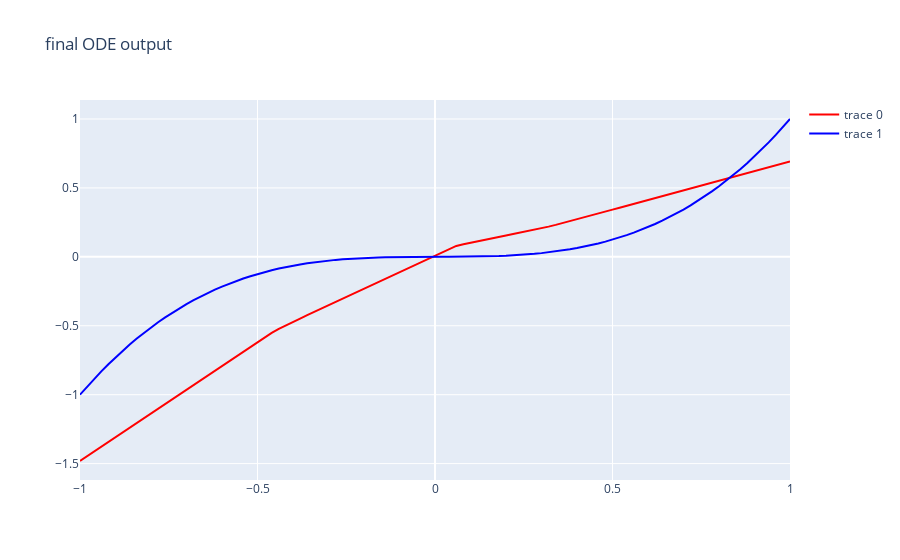
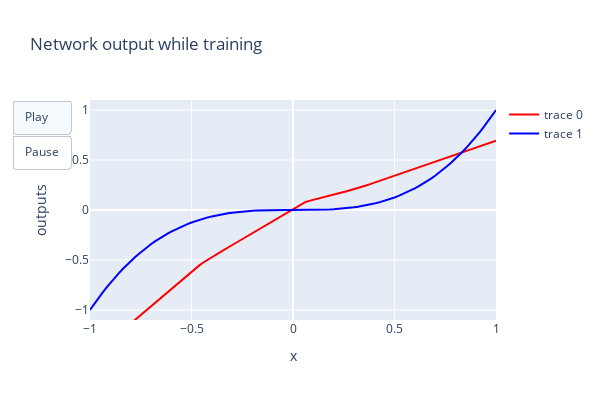

The notebook cell saved with these charts, in order:
### Code cell
# Set parameters
method = 'dopri5'
data_size = 101
batch_time = 2
batch_size = 101
niters = 20
test_freq = 2
gpu = 0
adjoint = False
lr = 1e-3

# Import ODE integrator depending on whether adjoint is set to true
# Using the adjoint seems to be the point of the Neural ODEs paper, and avoids 
# backpropogating through the ODE solver, according to the github readme?
# Their adjoint method requires that the function for the derivative be implemented 
# as a torch.nn.Module whereas their general method works for any python callable.
if adjoint:
    from torchdiffeq import odeint_adjoint as odeint
else:
    from torchdiffeq import odeint

# Specify GPU if available, CPU otherwise
device = torch.device('cuda:' + str(gpu) if torch.cuda.is_available() else 'cpu')

# Create batch of samples of initial values, times, and trajectories (input-output pairs)
def get_batch():
    s = torch.from_numpy(np.random.choice(np.arange(data_size, dtype=np.int64), batch_size, replace=False))
    batch_y0 = x[s]
    batch_t = torch.Tensor(np.arange(2))
    batch_y = torch.stack([x[s], y[s]], dim=0)
    return batch_y0.to(device), batch_t.to(device), batch_y.to(device)

# Neural net to learn function dynamics
class ODEFunc(nn.Module):
    def __init__(self):
        super(ODEFunc, self).__init__()
        self.net = nn.Sequential(
            nn.Linear(1, 5),
            nn.ReLU(),
            nn.Linear(5, 1),
        )

        for m in self.net.modules():
            if isinstance(m, nn.Linear):
                nn.init.normal_(m.weight, mean=0, std=1)
                nn.init.constant_(m.bias, val=0.1)

    def forward(self, t, y):
        return self.net(y)
    
# # Plot initial network output
# go.Figure(
#     go.Scatter(x=x[:, 0], y=ODEFunc()(x, x).detach()[:, 0], line_color='red'), 
#     dict(title="Initial network output")
# ).show()

# Pass function to GPU, attach optimiser
func = ODEFunc().to(device)
optimizer = optim.RMSprop(func.parameters(), lr=lr)

# Plot initial ODE output
t = torch.Tensor(np.arange(2)).to(device)
ode_out = odeint(func, x.to(device), t).cpu().detach().numpy()[1, :][:, 0]
data = [
    go.Scatter(x=x[:, 0], y=ode_out, line_color='red'), 
    go.Scatter(x=x[:, 0], y=y[:, 0], line_color='blue')
]
go.Figure(data, dict(title="Initial ODE output")).show()

data_list = [data]

# Loop over iterations using the differential equation solver (integrator) to
# predict the output using the neural network derivative function, getting the loss, and
# back-propogating the gradient through the ODE solver to the neural net - 
# that's all there is to it
for itr in range(1,  niters + 1):
    optimizer.zero_grad()
    batch_y0, batch_t, batch_y = get_batch()
    pred_y = odeint(func, batch_y0, t).to(device)
    loss = torch.mean(torch.abs(pred_y - batch_y))
    loss.backward()
    optimizer.step()

    if itr %  test_freq == 1:
        with torch.no_grad():
            # Save ODE output for animation
            ode_out = odeint(func, x.to(device), t).cpu().detach().numpy()[1, :][:, 0]
            data_list = data_list + [[
                go.Scatter(x=x[:, 0], y=ode_out, line_color='red'), 
                go.Scatter(x=x[:, 0], y=y[:, 0], line_color='blue')
            ]]

# Plot final network output
# go.Figure(
#     go.Scatter(x=x[:, 0], y=ODEFunc()(x, x).detach()[:, 0], line_color='red'), 
#     dict(title="Final network output")
# ).show()

# Plot final ODE output
ode_out = odeint(func, x.to(device), t).cpu().detach().numpy()[1, :][:, 0]
data = [
    go.Scatter(x=x[:, 0], y=ode_out, line_color='red'), 
    go.Scatter(x=x[:, 0], y=y[:, 0], line_color='blue')
]
go.Figure(data, dict(title="final ODE output")).show()

data_list = data_list + [data]

plot_animation(y, data_list)

### Figure 1 — Plotly figure (JSON) as saved in the notebook; plotly's stock layout.template omitted (floating-point values rounded to 4 significant figures)
{"data": [{"line": {"color": "red"}, "type": "scatter", "x": [-1, -0.98, -0.96, -0.94, -0.92, -0.9, -0.88, -0.86, -0.84, -0.82, -0.8, -0.78, -0.76, -0.74, -0.72, -0.7, -0.68, -0.66, -0.64, -0.62, -0.6, -0.58, -0.56, -0.54, -0.52, -0.5, -0.48, -0.46, -0.44, -0.42, -0.4, -0.38, -0.36, -0.34, -0.32, -0.3, -0.28, -0.26, -0.24, -0.22, -0.2, -0.18, -0.16, -0.14, -0.12, -0.1, -0.08, -0.06, -0.04, -0.02, -2.235e-08, 0.02, 0.04, 0.06, 0.08, 0.1, 0.12, 0.14, 0.16, 0.18, 0.2, 0.22, 0.24, 0.26, 0.28, 0.3, 0.32, 0.34, 0.36, 0.38, 0.4, 0.42, 0.44, 0.46, 0.48, 0.5, 0.52, 0.54, 0.56, 0.58, 0.6, 0.62, 0.64, 0.66, 0.68, 0.7, 0.72, 0.74, 0.76, 0.78, 0.8, 0.82, 0.84, 0.86, 0.88, 0.9, 0.92, 0.94, 0.96, 0.98, 1], "y": [-1.481, -1.446, -1.412, -1.377, -1.343, -1.308, -1.274, -1.239, -1.205, -1.17, -1.135, -1.101, -1.066, -1.032, -0.9973, -0.9627, -0.9282, -0.8936, -0.8591, -0.8245, -0.79, -0.7554, -0.7209, -0.6863, -0.6518, -0.6172, -0.583, -0.5512, -0.5222, -0.496, -0.4717, -0.4476, -0.4234, -0.3992, -0.3751, -0.3509, -0.3268, -0.3026, -0.2784, -0.2543, -0.2301, -0.206, -0.1818, -0.1576, -0.1335, -0.1093, -0.08516, -0.061, -0.03684, -0.01268, 0.01148, 0.03564, 0.05979, 0.07935, 0.09104, 0.1025, 0.1139, 0.1243, 0.1345, 0.1447, 0.1549, 0.1651, 0.1753, 0.1855, 0.1961, 0.2074, 0.2193, 0.2319, 0.2451, 0.2588, 0.2728, 0.2868, 0.3008, 0.3148, 0.3288, 0.3427, 0.3567, 0.3707, 0.3847, 0.3987, 0.4127, 0.4267, 0.4406, 0.4546, 0.4686, 0.4826, 0.4966, 0.5106, 0.5246, 0.5385, 0.5525, 0.5665, 0.5805, 0.5945, 0.6085, 0.6225, 0.6364, 0.6504, 0.6644, 0.6784, 0.6924]}, {"line": {"color": "blue"}, "type": "scatter", "x": [-1, -0.98, -0.96, -0.94, -0.92, -0.9, -0.88, -0.86, -0.84, -0.82, -0.8, -0.78, -0.76, -0.74, -0.72, -0.7, -0.68, -0.66, -0.64, -0.62, -0.6, -0.58, -0.56, -0.54, -0.52, -0.5, -0.48, -0.46, -0.44, -0.42, -0.4, -0.38, -0.36, -0.34, -0.32, -0.3, -0.28, -0.26, -0.24, -0.22, -0.2, -0.18, -0.16, -0.14, -0.12, -0.1, -0.08, -0.06, -0.04, -0.02, -2.235e-08, 0.02, 0.04, 0.06, 0.08, 0.1, 0.12, 0.14, 0.16, 0.18, 0.2, 0.22, 0.24, 0.26, 0.28, 0.3, 0.32, 0.34, 0.36, 0.38, 0.4, 0.42, 0.44, 0.46, 0.48, 0.5, 0.52, 0.54, 0.56, 0.58, 0.6, 0.62, 0.64, 0.66, 0.68, 0.7, 0.72, 0.74, 0.76, 0.78, 0.8, 0.82, 0.84, 0.86, 0.88, 0.9, 0.92, 0.94, 0.96, 0.98, 1], "y": [-1, -0.9412, -0.8847, -0.8306, -0.7787, -0.729, -0.6815, -0.6361, -0.5927, -0.5514, -0.512, -0.4746, -0.439, -0.4052, -0.3732, -0.343, -0.3144, -0.2875, -0.2621, -0.2383, -0.216, -0.1951, -0.1756, -0.1575, -0.1406, -0.125, -0.1106, -0.09734, -0.08518, -0.07409, -0.064, -0.05487, -0.04666, -0.0393, -0.03277, -0.027, -0.02195, -0.01758, -0.01382, -0.01065, -0.008, -0.005832, -0.004096, -0.002744, -0.001728, -0.001, -0.000512, -0.000216, -6.4e-05, -8e-06, -1.117e-23, 8e-06, 6.4e-05, 0.000216, 0.000512, 0.001, 0.001728, 0.002744, 0.004096, 0.005832, 0.008, 0.01065, 0.01382, 0.01758, 0.02195, 0.027, 0.03277, 0.0393, 0.04666, 0.05487, 0.064, 0.07409, 0.08518, 0.09734, 0.1106, 0.125, 0.1406, 0.1575, 0.1756, 0.1951, 0.216, 0.2383, 0.2621, 0.2875, 0.3144, 0.343, 0.3732, 0.4052, 0.439, 0.4746, 0.512, 0.5514, 0.5927, 0.6361, 0.6815, 0.729, 0.7787, 0.8306, 0.8847, 0.9412, 1]}], "layout": {"autosize": true, "title": {"text": "final ODE output"}, "xaxis": {"autorange": true, "range": [-1, 1], "type": "linear"}, "yaxis": {"autorange": true, "range": [-1.619, 1.138], "type": "linear"}}}

### Figure 2 — Plotly figure (JSON) as saved in the notebook; plotly's stock layout.template omitted (floating-point values rounded to 4 significant figures)
{"data": [{"hoverinfo": "skip", "line": {"color": "red"}, "type": "scatter", "x": [-1, -0.98, -0.96, -0.94, -0.92, -0.9, -0.88, -0.86, -0.84, -0.82, -0.8, -0.78, -0.76, -0.74, -0.72, -0.7, -0.68, -0.66, -0.64, -0.62, -0.6, -0.58, -0.56, -0.54, -0.52, -0.5, -0.48, -0.46, -0.44, -0.42, -0.4, -0.38, -0.36, -0.34, -0.32, -0.3, -0.28, -0.26, -0.24, -0.22, -0.2, -0.18, -0.16, -0.14, -0.12, -0.1, -0.08, -0.06, -0.04, -0.02, -2.235e-08, 0.02, 0.04, 0.06, 0.08, 0.1, 0.12, 0.14, 0.16, 0.18, 0.2, 0.22, 0.24, 0.26, 0.28, 0.3, 0.32, 0.34, 0.36, 0.38, 0.4, 0.42, 0.44, 0.46, 0.48, 0.5, 0.52, 0.54, 0.56, 0.58, 0.6, 0.62, 0.64, 0.66, 0.68, 0.7, 0.72, 0.74, 0.76, 0.78, 0.8, 0.82, 0.84, 0.86, 0.88, 0.9, 0.92, 0.94, 0.96, 0.98, 1], "y": [-1.481, -1.446, -1.412, -1.377, -1.343, -1.308, -1.274, -1.239, -1.205, -1.17, -1.135, -1.101, -1.066, -1.032, -0.9973, -0.9627, -0.9282, -0.8936, -0.8591, -0.8245, -0.79, -0.7554, -0.7209, -0.6863, -0.6518, -0.6172, -0.583, -0.5512, -0.5222, -0.496, -0.4717, -0.4476, -0.4234, -0.3992, -0.3751, -0.3509, -0.3268, -0.3026, -0.2784, -0.2543, -0.2301, -0.206, -0.1818, -0.1576, -0.1335, -0.1093, -0.08516, -0.061, -0.03684, -0.01268, 0.01148, 0.03564, 0.05979, 0.07935, 0.09104, 0.1025, 0.1139, 0.1243, 0.1345, 0.1447, 0.1549, 0.1651, 0.1753, 0.1855, 0.1961, 0.2074, 0.2193, 0.2319, 0.2451, 0.2588, 0.2728, 0.2868, 0.3008, 0.3148, 0.3288, 0.3427, 0.3567, 0.3707, 0.3847, 0.3987, 0.4127, 0.4267, 0.4406, 0.4546, 0.4686, 0.4826, 0.4966, 0.5106, 0.5246, 0.5385, 0.5525, 0.5665, 0.5805, 0.5945, 0.6085, 0.6225, 0.6364, 0.6504, 0.6644, 0.6784, 0.6924]}, {"hoverinfo": "skip", "line": {"color": "blue"}, "type": "scatter", "x": [-1, -0.98, -0.96, -0.94, -0.92, -0.9, -0.88, -0.86, -0.84, -0.82, -0.8, -0.78, -0.76, -0.74, -0.72, -0.7, -0.68, -0.66, -0.64, -0.62, -0.6, -0.58, -0.56, -0.54, -0.52, -0.5, -0.48, -0.46, -0.44, -0.42, -0.4, -0.38, -0.36, -0.34, -0.32, -0.3, -0.28, -0.26, -0.24, -0.22, -0.2, -0.18, -0.16, -0.14, -0.12, -0.1, -0.08, -0.06, -0.04, -0.02, -2.235e-08, 0.02, 0.04, 0.06, 0.08, 0.1, 0.12, 0.14, 0.16, 0.18, 0.2, 0.22, 0.24, 0.26, 0.28, 0.3, 0.32, 0.34, 0.36, 0.38, 0.4, 0.42, 0.44, 0.46, 0.48, 0.5, 0.52, 0.54, 0.56, 0.58, 0.6, 0.62, 0.64, 0.66, 0.68, 0.7, 0.72, 0.74, 0.76, 0.78, 0.8, 0.82, 0.84, 0.86, 0.88, 0.9, 0.92, 0.94, 0.96, 0.98, 1], "y": [-1, -0.9412, -0.8847, -0.8306, -0.7787, -0.729, -0.6815, -0.6361, -0.5927, -0.5514, -0.512, -0.4746, -0.439, -0.4052, -0.3732, -0.343, -0.3144, -0.2875, -0.2621, -0.2383, -0.216, -0.1951, -0.1756, -0.1575, -0.1406, -0.125, -0.1106, -0.09734, -0.08518, -0.07409, -0.064, -0.05487, -0.04666, -0.0393, -0.03277, -0.027, -0.02195, -0.01758, -0.01382, -0.01065, -0.008, -0.005832, -0.004096, -0.002744, -0.001728, -0.001, -0.000512, -0.000216, -6.4e-05, -8e-06, -1.117e-23, 8e-06, 6.4e-05, 0.000216, 0.000512, 0.001, 0.001728, 0.002744, 0.004096, 0.005832, 0.008, 0.01065, 0.01382, 0.01758, 0.02195, 0.027, 0.03277, 0.0393, 0.04666, 0.05487, 0.064, 0.07409, 0.08518, 0.09734, 0.1106, 0.125, 0.1406, 0.1575, 0.1756, 0.1951, 0.216, 0.2383, 0.2621, 0.2875, 0.3144, 0.343, 0.3732, 0.4052, 0.439, 0.4746, 0.512, 0.5514, 0.5927, 0.6361, 0.6815, 0.729, 0.7787, 0.8306, 0.8847, 0.9412, 1]}], "layout": {"autosize": false, "height": 400, "showlegend": true, "title": {"text": "Network output while training"}, "updatemenus": [{"active": 0, "buttons": [{"args": [null, {"frame": {"duration": 100}, "transition": {"duration": 0}}], "label": "Play", "method": "animate"}, {"args": [null, {"frame": {"duration": 0, "redraw": false}, "mode": "immediate", "transition": {"duration": 0}}], "label": "Pause", "method": "animate"}], "type": "buttons"}], "width": 600, "xaxis": {"autorange": true, "range": [-1, 1], "title": {"text": "x"}, "type": "linear"}, "yaxis": {"range": [-1.1, 1.1], "title": {"text": "outputs"}, "type": "linear"}}}
